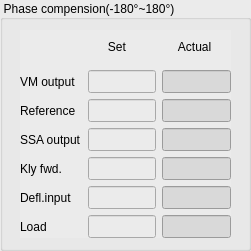
   <widget class="QGroupBox" name="groupBox_Pha_comp">
    <property name="geometry">
     <rect>
      <x>140</x>
      <y>20</y>
      <width>251</width>
      <height>251</height>
     </rect>
    </property>
    <property name="styleSheet">
     <string notr="true">background-color: rgb(235, 235, 235);</string>
    </property>
    <property name="title">
     <string>Phase compension(-180°~180°)</string>
    </property>
    <widget class="QWidget" name="layoutWidget">
     <property name="geometry">
      <rect>
       <x>20</x>
       <y>30</y>
       <width>211</width>
       <height>208</height>
      </rect>
     </property>
     <layout class="QGridLayout" name="gridLayout_4">
      <item row="0" column="1">
       <widget class="QLabel" name="label_124">
        <property name="font">
         <font>
          <family>Arial</family>
          <pointsize>9</pointsize>
          <weight>50</weight>
          <bold>false</bold>
         </font>
        </property>
        <property name="text">
         <string>      Set</string>
        </property>
       </widget>
      </item>
      <item row="0" column="2">
       <widget class="QLabel" name="label_125">
        <property name="font">
         <font>
          <family>Arial</family>
          <pointsize>9</pointsize>
          <weight>50</weight>
          <bold>false</bold>
         </font>
        </property>
        <property name="text">
         <string>     Actual</string>
        </property>
       </widget>
      </item>
      <item row="1" column="0">
       <widget class="QLabel" name="label_126">
        <property name="font">
         <font>
          <family>Arial</family>
          <pointsize>9</pointsize>
          <weight>50</weight>
          <bold>false</bold>
         </font>
        </property>
        <property name="text">
         <string>VM output</string>
        </property>
       </widget>
      </item>
      <item row="1" column="1">
       <widget class="QLineEdit" name="lineEdit_PC_VMset">
        <property name="font">
         <font>
          <family>Arial</family>
          <pointsize>10</pointsize>
          <weight>50</weight>
          <bold>false</bold>
         </font>
        </property>
        <property name="text">
         <string/>
        </property>
       </widget>
      </item>
      <item row="1" column="2">
       <widget class="QLineEdit" name="lineEdit_PC_VMact">
        <property name="font">
         <font>
          <family>Arial</family>
          <pointsize>10</pointsize>
          <weight>50</weight>
          <bold>false</bold>
         </font>
        </property>
        <property name="styleSheet">
         <string notr="true">background-color: rgb(217, 217, 217);</string>
        </property>
       </widget>
      </item>
      <item row="2" column="0">
       <widget class="QLabel" name="label_127">
        <property name="font">
         <font>
          <family>Arial</family>
          <pointsize>9</pointsize>
          <weight>50</weight>
          <bold>false</bold>
         </font>
        </property>
        <property name="text">
         <string>Reference</string>
        </property>
       </widget>
      </item>
      <item row="2" column="1">
       <widget class="QLineEdit" name="lineEdit_PC_Refset">
        <property name="font">
         <font>
          <family>Arial</family>
          <pointsize>10</pointsize>
          <weight>50</weight>
          <bold>false</bold>
         </font>
        </property>
        <property name="text">
         <string/>
        </property>
       </widget>
      </item>
      <item row="2" column="2">
       <widget class="QLineEdit" name="lineEdit_PC_Refact">
        <property name="font">
         <font>
          <family>Arial</family>
          <pointsize>10</pointsize>
          <weight>50</weight>
          <bold>false</bold>
         </font>
        </property>
        <property name="styleSheet">
         <string notr="true">background-color: rgb(217, 217, 217);</string>
        </property>
       </widget>
      </item>
      <item row="3" column="0">
       <widget class="QLabel" name="label_130">
        <property name="font">
         <font>
          <family>Arial</family>
          <pointsize>9</pointsize>
          <weight>50</weight>
          <bold>false</bold>
         </font>
        </property>
        <property name="text">
         <string>SSA output</string>
        </property>
       </widget>
      </item>
      <item row="3" column="1">
       <widget class="QLineEdit" name="lineEdit_PC_SSAset">
        <property name="font">
         <font>
          <family>Arial</family>
          <pointsize>10</pointsize>
          <weight>50</weight>
          <bold>false</bold>
         </font>
        </property>
        <property name="text">
         <string/>
        </property>
       </widget>
      </item>
      <item row="3" column="2">
       <widget class="QLineEdit" name="lineEdit_PC_SSAact">
        <property name="font">
         <font>
          <family>Arial</family>
          <pointsize>10</pointsize>
          <weight>50</weight>
          <bold>false</bold>
         </font>
        </property>
        <property name="styleSheet">
         <string notr="true">background-color: rgb(217, 217, 217);</string>
        </property>
       </widget>
      </item>
      <item row="4" column="0">
       <widget class="QLabel" name="label_132">
        <property name="font">
         <font>
          <family>Arial</family>
          <pointsize>9</pointsize>
          <weight>50</weight>
          <bold>false</bold>
         </font>
        </property>
        <property name="text">
         <string>Kly fwd.</string>
        </property>
       </widget>
      </item>
      <item row="4" column="1">
       <widget class="QLineEdit" name="lineEdit_PC_Klyset">
        <property name="font">
         <font>
          <family>Arial</family>
          <pointsize>10</pointsize>
          <weight>50</weight>
          <bold>false</bold>
         </font>
        </property>
        <property name="text">
         <string/>
        </property>
       </widget>
      </item>
      <item row="4" column="2">
       <widget class="QLineEdit" name="lineEdit_PC_Klyact">
        <property name="font">
         <font>
          <family>Arial</family>
          <pointsize>10</pointsize>
          <weight>50</weight>
          <bold>false</bold>
         </font>
        </property>
        <property name="styleSheet">
         <string notr="true">background-color: rgb(217, 217, 217);</string>
        </property>
       </widget>
      </item>
      <item row="5" column="0">
       <widget class="QLabel" name="label_131">
        <property name="font">
         <font>
          <family>Arial</family>
          <pointsize>9</pointsize>
          <weight>50</weight>
          <bold>false</bold>
         </font>
        </property>
        <property name="text">
         <string>Defl.input</string>
        </property>
       </widget>
      </item>
      <item row="5" column="1">
       <widget class="QLineEdit" name="lineEdit_PC_Deflset">
        <property name="font">
         <font>
          <family>Arial</family>
          <pointsize>10</pointsize>
          <weight>50</weight>
          <bold>false</bold>
         </font>
        </property>
        <property name="text">
         <string/>
        </property>
       </widget>
      </item>
      <item row="5" column="2">
       <widget class="QLineEdit" name="lineEdit_PC_Deflact">
        <property name="font">
         <font>
          <family>Arial</family>
          <pointsize>10</pointsize>
          <weight>50</weight>
          <bold>false</bold>
         </font>
        </property>
        <property name="styleSheet">
         <string notr="true">background-color: rgb(217, 217, 217);</string>
        </property>
       </widget>
      </item>
      <item row="6" column="0">
       <widget class="QLabel" name="label_128">
        <property name="font">
         <font>
          <family>Arial</family>
          <pointsize>9</pointsize>
          <weight>50</weight>
          <bold>false</bold>
         </font>
        </property>
        <property name="text">
         <string>Load</string>
        </property>
       </widget>
      </item>
      <item row="6" column="1">
       <widget class="QLineEdit" name="lineEdit_PC_loadset">
        <property name="font">
         <font>
          <family>Arial</family>
          <pointsize>10</pointsize>
          <weight>50</weight>
          <bold>false</bold>
         </font>
        </property>
        <property name="text">
         <string/>
        </property>
       </widget>
      </item>
      <item row="6" column="2">
       <widget class="QLineEdit" name="lineEdit_PC_loadact">
        <property name="font">
         <font>
          <family>Arial</family>
          <pointsize>10</pointsize>
          <weight>50</weight>
          <bold>false</bold>
         </font>
        </property>
        <property name="styleSheet">
         <string notr="true">background-color: rgb(217, 217, 217);</string>
        </property>
       </widget>
      </item>
     </layout>
    </widget>
   </widget>
